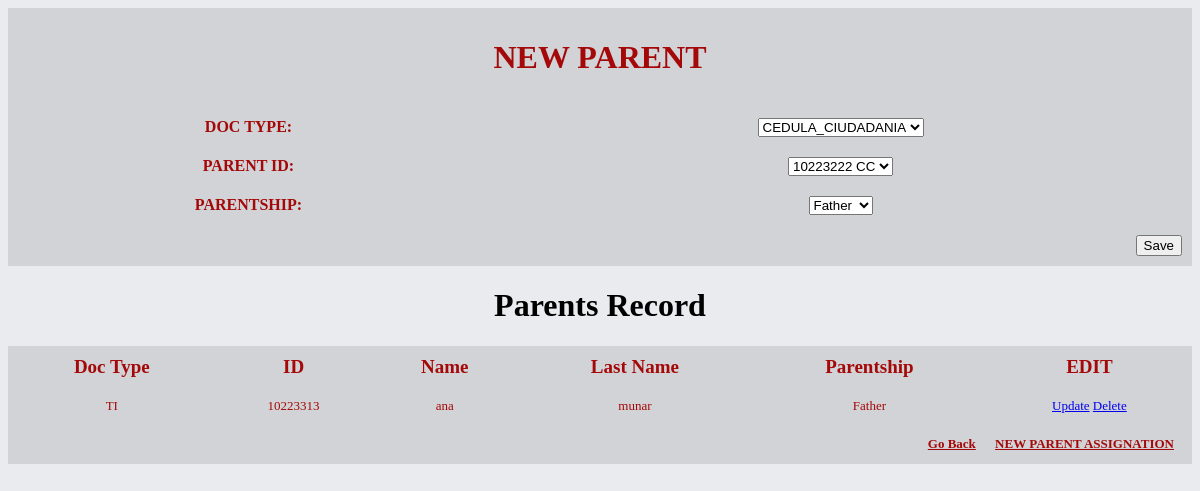
The app's page /admin/crud_parent/view_class.php?action=ver&m=1 with its own data.
### tables this page shows
CREATE TABLE `kindship` (
  `id_kindship` varchar(5) NOT NULL,
  `desc_kindship` varchar(45) NOT NULL
);

CREATE TABLE `document_type` (
  `cod_document` varchar(3) NOT NULL,
  `desc_document` varchar(45) NOT NULL
);

CREATE TABLE `attendant` (
  `kindship_id_kindship` varchar(5) NOT NULL,
  `user_id_user_attendant` varchar(15) NOT NULL,
  `user_document_type_cod_document` varchar(3) NOT NULL
);

CREATE TABLE `user` (
  `id_user` varchar(15) NOT NULL,
  `first_name` varchar(20) NOT NULL,
  `second_name` varchar(20) DEFAULT NULL,
  `first_last_name` varchar(20) NOT NULL,
  `second_last_name` varchar(20) DEFAULT NULL,
  `address` varchar(45) NOT NULL,
  `phone` int(15) NOT NULL,
  `e_mail` varchar(45) NOT NULL,
  `document_type_cod_document_user` varchar(3) NOT NULL,
  `security_question_num_question` int(11) NOT NULL,
  `answer` varchar(50) NOT NULL,
  `password` varchar(50) DEFAULT NULL
);

### admin/crud_parent/view_class.php (the view, shortened to what this page needs)
<?php
$db = database::conectar();
?>
<!DOCTYPE html>
<html>
<head>
	<link rel="stylesheet" type="text/css" href="../main.css">
</head>
<body>
<?php if (!empty($_GET['m']) and !empty($_GET['action']) ) { ?>
<div id="box">
	<form action="#" method="post" enctype="multipart/form-data">
		<table class="redTable">
		<tr><center><th colspan="2"><h1>NEW PARENT</h1></th></center></tr>
		<tr><th>DOC TYPE:</th>
		<td><select name="doc_type" id="form"> <?php
			foreach ($db->query('SELECT * FROM document_type')  as $row) {
				echo '<option value="'.$row['cod_document'].'">'.$row['desc_document'].'</option>';
			} ?>
		</select></td></tr>
		<tr><th>PARENT ID:</th>
		<td><select name="id_us" id="form"> <?php
			foreach ($db->query('SELECT * FROM user')  as $row1) {
				echo '<option value="'.$row1['id_user'].'">',$row1['id_user']," ",$row1['document_type_cod_document_user'].'</option>';
			} ?>
		</select></td></tr>
		<tr><th>PARENTSHIP:</th>
		<td><select name="parentship" id="form"> <?php
			foreach ($db->query('SELECT * FROM kindship')  as $row2) {
				echo '<option value="'.$row2['id_kindship'].'">'.$row2['desc_kindship'].'</option>';
			} ?>
		</select></td></tr>
		<tfoot>
			<tr>
				<td colspan="2">
					<div class="links">
						<input  id="buton2c" type="submit" value="Save" onclick="this.form.action ='?action=registrar';">
					</div>
				</td>
			</tr>
		</tfoot>
		</table>
	</form>
</div>
<?php } ?>
<?php
$sql = "SELECT * FROM kindship inner join attendant on id_kindship=kindship_id_kindship inner join user on id_user=user_id_user_attendant inner join document_type on cod_document=user_document_type_cod_document";
$query = $db ->query($sql);
if ($query->rowCount()>0): ?>
<center><h1 id="h1">Parents Record</h1></center>
<table class="redTable">
<thead>
<tr>
	<th>Doc Type</th>
	<th>ID</th>
	<th>Name</th>
	<th>Last Name</th>
	<th>Parentship</th>
	<th>EDIT</th>
</tr>
</thead>
<?php while ($row = $query->fetch(PDO::FETCH_ASSOC)): ?>
<div>
<?php echo "<tr>"."<td>".$row['cod_document'] . "</td>";
	echo "<td>".$row['user_id_user_attendant'] . "</td>";
	echo "<td>".$row['first_name'] . "</td>";
	echo "<td>".$row['first_last_name'] . "</td>";
	echo "<td>".$row['desc_kindship'] . "</td>";
?>
<td><a id="buton2b" href="?action=editar&user_id_user_attendant=<?php echo $row['user_id_user_attendant'];?>&user_document_type_cod_document=<?php echo $row['user_document_type_cod_document']?>">Update</a>
<a  id="buton2b" href="?action=eliminar&user_id_user_attendant=<?php echo $row['user_id_user_attendant'];?>&user_document_type_cod_document=<?php echo $row['user_document_type_cod_document']?>" onclick="return confirm('U sure?')">Delete</a></td></tr>
</div>
<?php endwhile; ?>
<tfoot>
	<tr>
		<td colspan="6">
			<div class="links">
				<a href="../index_admin.php" id="buton1b">Go Back</a>
				<a href="?action=ver&m=1" id="buton1b">NEW PARENT ASSIGNATION</a><br>
			</div>
		</td>
	</tr>
</tfoot>
</table>
<?php else: ?>
<h4>Mr. User DO NOT find registration</h4>
	<br><a href="../index_admin.php" id="buton1b">Go Back</a>
	<a href="?action=ver&m=1" id="buton1b">NEW PARENT ASSIGNATION</a><br>
<?php endif; ?>
</body>
</html>

### admin/main.css (style rules this page uses)
body { background-color: #e9ebee; }
table.redTable { border: none; background-color: rgba(0,0,0,.1); width: 100%; text-align: center; border-collapse: collapse; }
table.redTable td, table.redTable th { border: none; padding: 10px; color: #A40808; }
table.redTable tbody td { font-size: 13px; }
table.redTable thead { color: #A40808; }
table.redTable thead th { font-size: 19px; font-weight: bold; color: #A40808; text-align: center; border-left: none; }
table.redTable thead th:first-child { border-left: none; }
table.redTable tfoot { font-size: 13px; font-weight: bold; color: #e9ebee; width: 100%; }
table.redTable tfoot td { font-size: 13px; }
table.redTable tfoot .links { text-align: right; }
table.redTable tfoot .links a { display: inline-block; color: #A40808; padding: 2px 8px; border-radius: 0; }

### records on screen
kindship: document_type.cod_document "TI", attendant.user_id_user_attendant "10223313", user.first_name "ana", user.first_last_name "munar", desc_kindship "Father"

### other values on screen
form field doc_type "CEDULA_CIUDADANIA"
form field id_us "10223222 CC"
form field parentship "Father"
